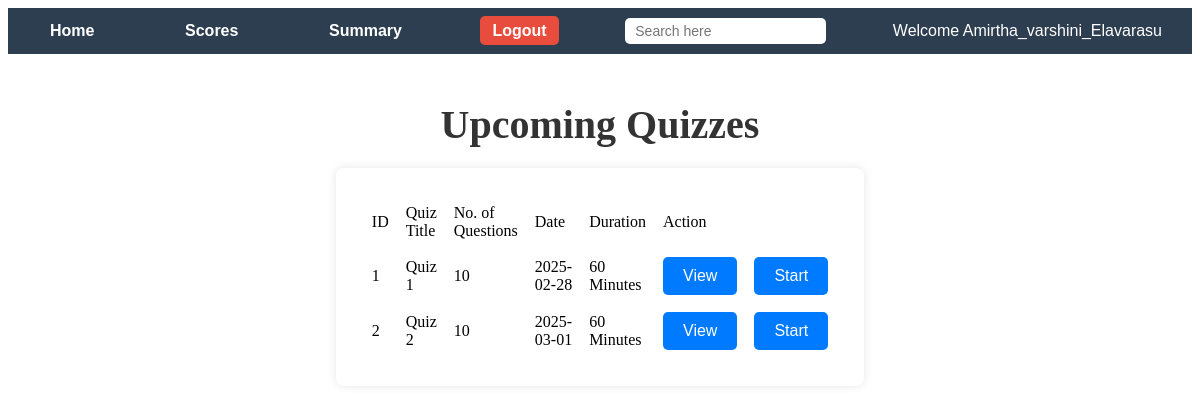
The app's page /userdb (signed in) with its own data.
### models.py (models this page shows)
class Quiz(data.Model):
    __tablename__='quizzes'
    quiz_id=data.Column(data.Integer,primary_key=True)
    quiz_title=data.Column(data.String(200),nullable=False)
    chap_id=data.Column(data.Integer,data.ForeignKey('chap.chap_id'),nullable=False)
    quiz_date=data.Column(data.Date,nullable=False)
    quiz_time=data.Column(data.Integer,nullable=False)
    quiz_score=data.relationship('Scores',backref='Quiz',lazy=True)
    quiz_ques=data.relationship('Questions',backref='Quiz',lazy=True)
    @property
    def question(self):
        return len(self.quiz_ques)

### app.py (the view)
@application.route('/userdb',methods=['GET','POST'])
def userdb():
    if 'name' not in session:
        flash('please login')
        return redirect(url_for('Login'))
    quiz=Quiz.query.all()
    return render_template('User_Dashboard.html',quiz=quiz)

### templates/User_Dashboard.html (shortened to what this page needs)
{% extends 'index.html' %}
{% block navbar %}
{% include 'user-navbar.html' %}
{% endblock %}
{% block content %}
<center>
    <div id="userdashboard">
        <table>
            <h1>Upcoming Quizzes</h1>
            <tr>
                <td>ID</td>
                <td>Quiz Title</td>
                <td>No. of Questions</td>
                <td>Date</td>
                <td>Duration</td>
                <td>Action</td>
            </tr>
            {% for q in quiz %}
            <tr>
                <td>{{ q.quiz_id }}</td>
                <td>{{ q.quiz_title }}</td>
                <td>{{ q.question }}</td>
                <td>{{q.quiz_date}}</td>
                <td>{{q.quiz_time}} Minutes</td>
                <td><a href="{{ url_for('user_view_quiz',quiz_id=q.quiz_id)}}"><button id="viewquiz">View</button></a>
                <td>
                    <a href="{{ url_for('user_start_quiz', quiz_id=q.quiz_id) }}"><button id="startquiz">Start</button></a>
                </td>
                </td>
            </tr>
            {% endfor %}
        </table>
    </div>
</center>
{% endblock %}

### static/style.css (style rules this page uses)
#index-page center { display: flex; flex-direction: column; align-items: center; justify-content: center; height: auto; padding: 20px; }
#index-page table { width: 100%; max-width: 500px; margin: 20px auto; border-spacing: 15px; background-color: #fff; padding: 20px; border-radius: 8px; box-shadow: 0 0 10px rgba(0, 0, 0, 0.1); }
#index-page input[type="text"], #index-page input[type="email"], #index-page input[type="password"], #index-page input[type="date"], #index-page button[type="submit"], #index-page button { width: 100%; padding: 10px; border: 1px solid #ccc; border-radius: 5px; font-size: 1em; box-sizing: border-box; }
#index-page input[type="submit"], #index-page input[type="button"], #index-page button[type="button"], #index-page input[type="reset"], #index-page button[type="submit"], #index-page button[type="button"], #index-page button { width: auto; padding: 10px 20px; background-color: #007BFF; color: white; font-size: 1em; border: none; border-radius: 5px; cursor: pointer; transition: background-color 0.3s; }
#index-page h1 { color: #333; font-size: 2.5em; margin-bottom: 10px; }

### records on screen
Quiz: quiz_id "1", quiz_title "Quiz 1", question "10", quiz_date "2025-02-28", quiz_time "60"
Quiz: quiz_id "2", quiz_title "Quiz 2", question "10", quiz_date "2025-03-01", quiz_time "60"

### other values on screen
{{ session['name'] }} "Amirtha_varshini_Elavarasu"
